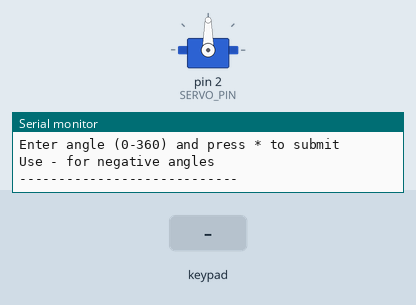
The sketch below on a simulated Arduino Mega 2560, built with avr-gcc and run on an emulated ATmega2560. On the bench: servo, the last lines printed to the serial monitor. The inputs (shaded band) are chosen by the test bench.

Above: at 1.2 s.
1.3 s: keypad keys 3 1 3 3 3 5 3 7 = pressed 0.4 s apart
At 4.9 s:
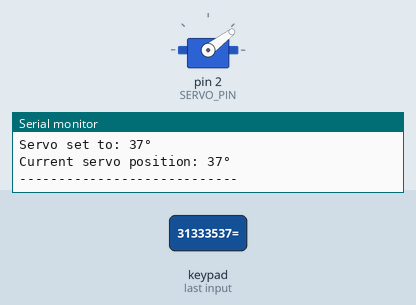
6.4 s: keypad keys 2 3 2 5 2 7 2 9 = pressed 0.4 s apart
At 10.0 s:
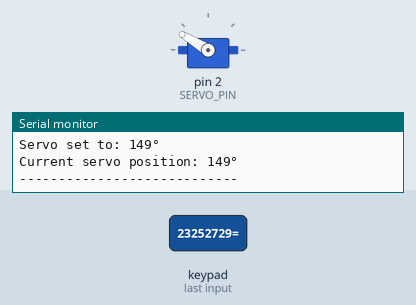
11.5 s: keypad keys 7 + 5 = pressed 0.4 s apart
At 13.6 s:
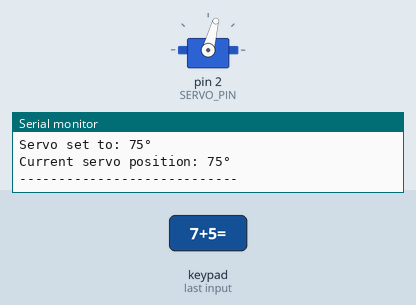
14.6 s: key '-' pressed
16.1 s: keypad keys 6 * 7 = pressed 0.4 s apart
At 18.3 s:
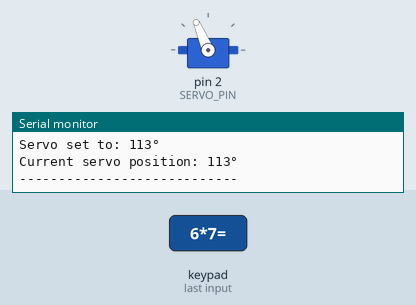
19.2 s: key '=' pressed
Timing chart, 0 to 21.7 s (numbered marks = the images above; inputs shaded):
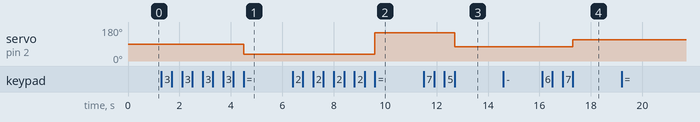

Measured:
- after the input at 1.3 s, servo on pin 2 (SERVO_PIN): 90° → 37° after 3.2 s
- after the input at 6.4 s, servo on pin 2 (SERVO_PIN): 37° → 149° after 3.2 s
- after the input at 11.5 s, servo on pin 2 (SERVO_PIN): 149° → 75° after 1.2 s
- after the input at 16.1 s, servo on pin 2 (SERVO_PIN): 75° → 113° after 1.2 s

The sketch:

Lab_4_Part_2.ino
```cpp
/*
 * Servo Angle Controller with Keypad Input
 * Allows setting servo angles via keypad input with automatic angle normalization
 * Supports angles from 0 to 360 degrees with proper normalization to servo range (0-180)
 */

#include <Keypad.h>
#include <Servo.h>

// Keypad configuration
const byte ROWS = 4;    // Number of rows in keypad matrix
const byte COLS = 4;    // Number of columns in keypad matrix

// Keypad character layout
char keys[ROWS][COLS] = {
  {'7', '8', '9', '/'},
  {'4', '5', '6', '*'},
  {'1', '2', '3', '-'},
  {'o', '0', '=', '+'}
};

// Keypad row pin connections
byte rowPins[ROWS] = {31, 33, 35, 37};

// Keypad column pin connections
byte colPins[COLS] = {23, 25, 27, 29};

// Servo configuration
const int SERVO_PIN = 2;          // Digital pin connected to servo
const int MAX_SERVO_ANGLE = 180;  // Maximum valid servo angle

// Keypad command constants
const char SUBMIT_KEY = '=';      // Key to submit angle input
const char NEGATIVE_KEY = '-';    // Key for negative input

// Initialize keypad and servo objects
Keypad keypad = Keypad(makeKeymap(keys), rowPins, colPins, ROWS, COLS);
Servo myServo;                    // Servo object to control the motor

// Input handling variables
String inputBuffer = "";          // Stores user input digits
bool isNegative = false;          // Flag for negative angle input

/**
 * Setup function - runs once at startup
 * Initializes serial communication and attaches servo to pin
 */
void setup() {
  Serial.begin(9600);             // Initialize serial for debugging
  myServo.attach(SERVO_PIN);      // Attach servo to specified pin
  Serial.println("Servo Controller Ready!");
  Serial.println("Enter angle (0-360) and press * to submit");
  Serial.println("Use - for negative angles");
  Serial.println("----------------------------");
}

/**
 * Main loop function - runs continuously
 * Handles keypad input and processes servo angle commands
 */
void loop() {
  char key = keypad.getKey();     // Check for keypress

  if (key) {
    handleKeyInput(key);          // Process the pressed key
  }
}

/**
 * Processes keypad input for servo angle control
 * @param key - The character of the pressed key
 */
void handleKeyInput(char key) {
  // Handle angle submission
  if (key == SUBMIT_KEY) {
    processAngleInput();
  }
  // Handle negative sign
  else if (key == NEGATIVE_KEY) {
    isNegative = true;
    Serial.println("Negative angle selected");
  }
  // Handle numeric input
  else if (key >= '0' && key <= '9') {
    inputBuffer += key;           // Add digit to input buffer
    Serial.print(key);            // Echo the input
  }
}

/**
 * Processes and validates angle input, then moves servo
 * Handles angle normalization for values beyond servo range
 */
void processAngleInput() {
  if (inputBuffer.length() == 0) {
    Serial.println("No input provided!");
    inputBuffer = "";
    isNegative = false;
    return;
  }

  long inputAngle = inputBuffer.toInt();  // Convert input to integer

  // Apply negative sign if needed
  if (isNegative) {
    inputAngle = -inputAngle;
  }

  // Normalize angle to 0-360 range
  inputAngle = inputAngle % 360;
  if (inputAngle < 0) {
    inputAngle += 360;
  }

  // Convert to servo range (0-180)
  // Angles 0-180 remain the same, angles 181-359 become 0-179
  int servoAngle = inputAngle;
  if (inputAngle > 180) {
    servoAngle = inputAngle - 180;
  }

  moveServoAndReport(servoAngle, inputAngle);

  // Reset input variables
  inputBuffer = "";
  isNegative = false;
}

/**
 * Moves servo to specified angle and reports action to serial
 * @param targetAngle - The actual angle to set the servo to (0-180)
 * @param enteredAngle - The original angle entered by user (0-359)
 */
void moveServoAndReport(int targetAngle, long enteredAngle) {
  myServo.write(targetAngle);     // Move servo to target angle

  // Read current servo position for verification
  int currentPosition = myServo.read();

  // Report action to serial monitor
  Serial.println("\n----------------------------");
  Serial.println("Entered angle: " + String(enteredAngle) + "°");
  Serial.println("Servo set to: " + String(targetAngle) + "°");
  Serial.println("Current servo position: " + String(currentPosition) + "°");
  Serial.println("----------------------------\n");
}
```
